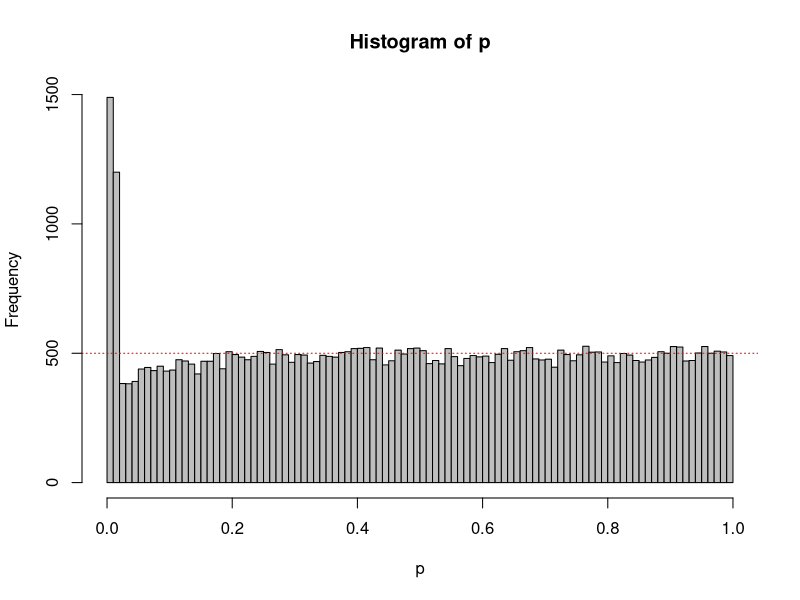

Generate this figure with R:
N<-100 #total number of datapoints (per condition) you are willing to collect
Looks<-5 #set number of looks at the data
nSim<-50000 #number of simulated studies
alpha<-0.0158 #set alpha

D<-0 #True effect size (must be 0 when simulating Type 1 errors)

#Take care of some settings
options(scipen=100, digits=4) #disable scientific notation for numbers
LookN<-ceiling(seq(0,N,N/Looks)) #Determine at which N's to look
LookN<-LookN[-1] #remove look at 0
LookN<-LookN[LookN > 2] #Remove looks at N of 1 or 2 (not possible with t-test)
Looks<-length(LookN) #if looks are removed, change number of looks
matp<-matrix(NA, nrow=nSim, ncol=Looks) #Matrix for p-values at sequential tests
SigSeq<-numeric(Looks) #Variable to store final p-values
OptStop<-numeric(nSim) #variable to store positions of optional stopping
p<-numeric(nSim) #Variable to save optional stopping p-values

#Loop data generation for each study, then loop to perform a test for each N 
for (i in 1:nSim){
  x<-rnorm(n = N, mean = 0, sd = 1)
  y<-rnorm(n = N, mean = D, sd = 1)
  for (j in 1:Looks){
  matp[i,j]<-t.test(x[1:LookN[j]],y[1:LookN[j]], var.equal=TRUE)$p.value #perform the t-test, store
  }
  cat('Loop', i, 'of', nSim,'\n')
}

#Save Type 1 error rate for each look
for (i in 1:Looks){
  SigSeq[i] <- sum(matp[,i]<alpha)
}

#Get the positions at which are stopped, and then these p-values
for (i in 1:nSim){
  OptStop[i] <- min(which(matp[i,]<alpha))
}
OptStop[is.infinite(OptStop)] <- Looks #If nothing significant, take last p-value (fixes error warning)
for (i in 1:nSim){
  p[i] <- matp[i,OptStop[i]]
}

breaks<-100
hist(p, breaks=breaks,col="grey")
abline(h=nSim/breaks, col = "red", lty=3)

#Return Type 1 error rates for each look, and the the Type 1 error rate when only reporting the lowest p-value over all looks
cat("Type 1 error rates for look 1 to", Looks,":", SigSeq/nSim)
cat("Type 1 error rate when only the lowest p-value for all looks is reported:", sum(p<alpha)/nSim)

#© Daniel Lakens, 2016. 
# This work is licensed under a Creative Commons Attribution-NonCommercial-ShareAlike 4.0 International License. https://creativecommons.org/licenses/by-nc-sa/4.0/
